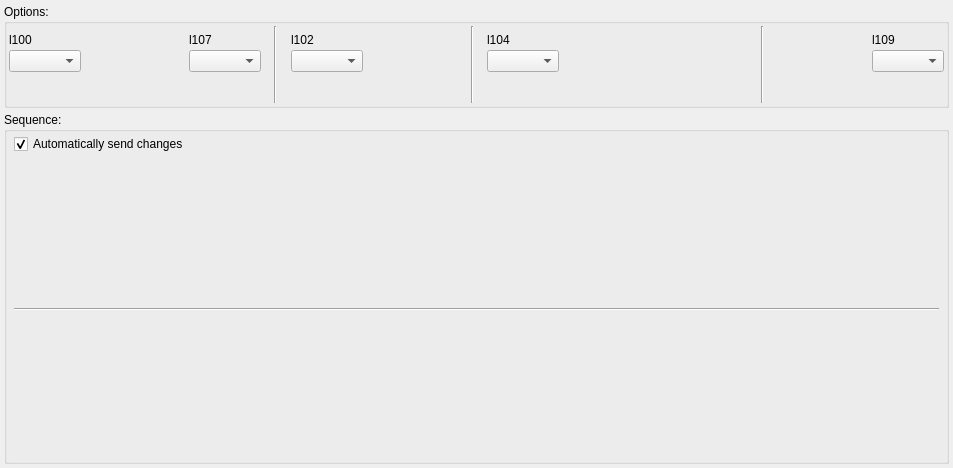
<?xml version="1.0" encoding="UTF-8"?>
<ui version="4.0">
 <class>SequenceEditor</class>
 <widget class="QDialog" name="SequenceEditor">
  <property name="geometry">
   <rect>
    <x>0</x>
    <y>0</y>
    <width>953</width>
    <height>468</height>
   </rect>
  </property>
  <property name="windowTitle">
   <string>Sequence Editor</string>
  </property>
  <layout class="QGridLayout" name="gridLayout">
   <property name="leftMargin">
    <number>4</number>
   </property>
   <property name="topMargin">
    <number>4</number>
   </property>
   <property name="rightMargin">
    <number>4</number>
   </property>
   <property name="bottomMargin">
    <number>4</number>
   </property>
   <property name="spacing">
    <number>4</number>
   </property>
   <item row="1" column="0">
    <widget class="QGroupBox" name="gOpt">
     <property name="sizePolicy">
      <sizepolicy hsizetype="Preferred" vsizetype="Preferred">
       <horstretch>0</horstretch>
       <verstretch>0</verstretch>
      </sizepolicy>
     </property>
     <property name="title">
      <string>Options:</string>
     </property>
     <layout class="QHBoxLayout" name="horizontalLayout">
      <property name="spacing">
       <number>2</number>
      </property>
      <property name="leftMargin">
       <number>2</number>
      </property>
      <property name="topMargin">
       <number>2</number>
      </property>
      <property name="rightMargin">
       <number>2</number>
      </property>
      <property name="bottomMargin">
       <number>2</number>
      </property>
      <item>
       <widget class="QWidget" name="w100" native="true">
        <property name="minimumSize">
         <size>
          <width>0</width>
          <height>71</height>
         </size>
        </property>
        <property name="maximumSize">
         <size>
          <width>16777215</width>
          <height>71</height>
         </size>
        </property>
        <layout class="QGridLayout" name="w100_gl">
         <property name="leftMargin">
          <number>0</number>
         </property>
         <property name="topMargin">
          <number>0</number>
         </property>
         <property name="rightMargin">
          <number>0</number>
         </property>
         <property name="bottomMargin">
          <number>0</number>
         </property>
         <property name="spacing">
          <number>0</number>
         </property>
         <item row="1" column="1">
          <widget class="QComboBox" name="c100">
           <property name="sizePolicy">
            <sizepolicy hsizetype="Expanding" vsizetype="Fixed">
             <horstretch>0</horstretch>
             <verstretch>0</verstretch>
            </sizepolicy>
           </property>
          </widget>
         </item>
         <item row="0" column="0" colspan="2">
          <widget class="QLabel" name="l100">
           <property name="minimumSize">
            <size>
             <width>0</width>
             <height>21</height>
            </size>
           </property>
           <property name="maximumSize">
            <size>
             <width>16777215</width>
             <height>21</height>
            </size>
           </property>
           <property name="text">
            <string>l100</string>
           </property>
          </widget>
         </item>
         <item row="2" column="1">
          <spacer name="verticalSpacer">
           <property name="orientation">
            <enum>Qt::Vertical</enum>
           </property>
           <property name="sizeHint" stdset="0">
            <size>
             <width>20</width>
             <height>40</height>
            </size>
           </property>
          </spacer>
         </item>
        </layout>
       </widget>
      </item>
      <item>
       <spacer name="horizontalSpacer">
        <property name="orientation">
         <enum>Qt::Horizontal</enum>
        </property>
        <property name="sizeHint" stdset="0">
         <size>
          <width>40</width>
          <height>20</height>
         </size>
        </property>
       </spacer>
      </item>
      <item>
       <widget class="ShruthiEditorDial" name="c101" native="true">
        <property name="minimumSize">
         <size>
          <width>81</width>
          <height>71</height>
         </size>
        </property>
        <property name="maximumSize">
         <size>
          <width>81</width>
          <height>71</height>
         </size>
        </property>
       </widget>
      </item>
      <item>
       <spacer name="horizontalSpacer_2">
        <property name="orientation">
         <enum>Qt::Horizontal</enum>
        </property>
        <property name="sizeHint" stdset="0">
         <size>
          <width>40</width>
          <height>20</height>
         </size>
        </property>
       </spacer>
      </item>
      <item>
       <widget class="QWidget" name="w107" native="true">
        <property name="minimumSize">
         <size>
          <width>0</width>
          <height>71</height>
         </size>
        </property>
        <property name="maximumSize">
         <size>
          <width>16777215</width>
          <height>71</height>
         </size>
        </property>
        <layout class="QGridLayout" name="w104_gl_2">
         <property name="leftMargin">
          <number>0</number>
         </property>
         <property name="topMargin">
          <number>0</number>
         </property>
         <property name="rightMargin">
          <number>0</number>
         </property>
         <property name="bottomMargin">
          <number>0</number>
         </property>
         <property name="spacing">
          <number>0</number>
         </property>
         <item row="1" column="1">
          <widget class="QComboBox" name="c107">
           <property name="sizePolicy">
            <sizepolicy hsizetype="Expanding" vsizetype="Fixed">
             <horstretch>0</horstretch>
             <verstretch>0</verstretch>
            </sizepolicy>
           </property>
          </widget>
         </item>
         <item row="2" column="1">
          <spacer name="verticalSpacer_4">
           <property name="orientation">
            <enum>Qt::Vertical</enum>
           </property>
           <property name="sizeHint" stdset="0">
            <size>
             <width>20</width>
             <height>40</height>
            </size>
           </property>
          </spacer>
         </item>
         <item row="0" column="0" colspan="2">
          <widget class="QLabel" name="l107">
           <property name="minimumSize">
            <size>
             <width>0</width>
             <height>21</height>
            </size>
           </property>
           <property name="maximumSize">
            <size>
             <width>16777215</width>
             <height>21</height>
            </size>
           </property>
           <property name="text">
            <string>l107</string>
           </property>
          </widget>
         </item>
        </layout>
       </widget>
      </item>
      <item>
       <spacer name="horizontalSpacer_13">
        <property name="orientation">
         <enum>Qt::Horizontal</enum>
        </property>
        <property name="sizeHint" stdset="0">
         <size>
          <width>40</width>
          <height>20</height>
         </size>
        </property>
       </spacer>
      </item>
      <item>
       <widget class="Line" name="line_2">
        <property name="orientation">
         <enum>Qt::Vertical</enum>
        </property>
       </widget>
      </item>
      <item>
       <spacer name="horizontalSpacer_10">
        <property name="orientation">
         <enum>Qt::Horizontal</enum>
        </property>
        <property name="sizeHint" stdset="0">
         <size>
          <width>40</width>
          <height>20</height>
         </size>
        </property>
       </spacer>
      </item>
      <item>
       <widget class="QWidget" name="w102" native="true">
        <property name="minimumSize">
         <size>
          <width>0</width>
          <height>71</height>
         </size>
        </property>
        <property name="maximumSize">
         <size>
          <width>16777215</width>
          <height>71</height>
         </size>
        </property>
        <layout class="QGridLayout" name="w102_gl">
         <property name="leftMargin">
          <number>0</number>
         </property>
         <property name="topMargin">
          <number>0</number>
         </property>
         <property name="rightMargin">
          <number>0</number>
         </property>
         <property name="bottomMargin">
          <number>0</number>
         </property>
         <property name="spacing">
          <number>0</number>
         </property>
         <item row="0" column="0" colspan="2">
          <widget class="QLabel" name="l102">
           <property name="minimumSize">
            <size>
             <width>0</width>
             <height>21</height>
            </size>
           </property>
           <property name="maximumSize">
            <size>
             <width>16777215</width>
             <height>21</height>
            </size>
           </property>
           <property name="text">
            <string>l102</string>
           </property>
          </widget>
         </item>
         <item row="1" column="1">
          <widget class="QComboBox" name="c102">
           <property name="sizePolicy">
            <sizepolicy hsizetype="Expanding" vsizetype="Fixed">
             <horstretch>0</horstretch>
             <verstretch>0</verstretch>
            </sizepolicy>
           </property>
          </widget>
         </item>
         <item row="2" column="1">
          <spacer name="verticalSpacer_2">
           <property name="orientation">
            <enum>Qt::Vertical</enum>
           </property>
           <property name="sizeHint" stdset="0">
            <size>
             <width>20</width>
             <height>40</height>
            </size>
           </property>
          </spacer>
         </item>
        </layout>
       </widget>
      </item>
      <item>
       <spacer name="horizontalSpacer_3">
        <property name="orientation">
         <enum>Qt::Horizontal</enum>
        </property>
        <property name="sizeHint" stdset="0">
         <size>
          <width>40</width>
          <height>20</height>
         </size>
        </property>
       </spacer>
      </item>
      <item>
       <widget class="ShruthiEditorDial" name="c103" native="true">
        <property name="minimumSize">
         <size>
          <width>81</width>
          <height>71</height>
         </size>
        </property>
        <property name="maximumSize">
         <size>
          <width>16777215</width>
          <height>71</height>
         </size>
        </property>
       </widget>
      </item>
      <item>
       <spacer name="horizontalSpacer_6">
        <property name="orientation">
         <enum>Qt::Horizontal</enum>
        </property>
        <property name="sizeHint" stdset="0">
         <size>
          <width>40</width>
          <height>20</height>
         </size>
        </property>
       </spacer>
      </item>
      <item>
       <widget class="Line" name="line_3">
        <property name="orientation">
         <enum>Qt::Vertical</enum>
        </property>
       </widget>
      </item>
      <item>
       <spacer name="horizontalSpacer_11">
        <property name="orientation">
         <enum>Qt::Horizontal</enum>
        </property>
        <property name="sizeHint" stdset="0">
         <size>
          <width>40</width>
          <height>20</height>
         </size>
        </property>
       </spacer>
      </item>
      <item>
       <widget class="QWidget" name="w104" native="true">
        <property name="minimumSize">
         <size>
          <width>0</width>
          <height>71</height>
         </size>
        </property>
        <property name="maximumSize">
         <size>
          <width>16777215</width>
          <height>71</height>
         </size>
        </property>
        <layout class="QGridLayout" name="w104_gl">
         <property name="leftMargin">
          <number>0</number>
         </property>
         <property name="topMargin">
          <number>0</number>
         </property>
         <property name="rightMargin">
          <number>0</number>
         </property>
         <property name="bottomMargin">
          <number>0</number>
         </property>
         <property name="spacing">
          <number>0</number>
         </property>
         <item row="0" column="0" colspan="2">
          <widget class="QLabel" name="l104">
           <property name="minimumSize">
            <size>
             <width>0</width>
             <height>21</height>
            </size>
           </property>
           <property name="maximumSize">
            <size>
             <width>16777215</width>
             <height>21</height>
            </size>
           </property>
           <property name="text">
            <string>l104</string>
           </property>
          </widget>
         </item>
         <item row="1" column="1">
          <widget class="QComboBox" name="c104">
           <property name="sizePolicy">
            <sizepolicy hsizetype="Expanding" vsizetype="Fixed">
             <horstretch>0</horstretch>
             <verstretch>0</verstretch>
            </sizepolicy>
           </property>
          </widget>
         </item>
         <item row="2" column="1">
          <spacer name="verticalSpacer_3">
           <property name="orientation">
            <enum>Qt::Vertical</enum>
           </property>
           <property name="sizeHint" stdset="0">
            <size>
             <width>20</width>
             <height>40</height>
            </size>
           </property>
          </spacer>
         </item>
        </layout>
       </widget>
      </item>
      <item>
       <spacer name="horizontalSpacer_5">
        <property name="orientation">
         <enum>Qt::Horizontal</enum>
        </property>
        <property name="sizeHint" stdset="0">
         <size>
          <width>40</width>
          <height>20</height>
         </size>
        </property>
       </spacer>
      </item>
      <item>
       <widget class="ShruthiEditorDial" name="c105" native="true">
        <property name="minimumSize">
         <size>
          <width>81</width>
          <height>71</height>
         </size>
        </property>
        <property name="maximumSize">
         <size>
          <width>16777215</width>
          <height>71</height>
         </size>
        </property>
       </widget>
      </item>
      <item>
       <spacer name="horizontalSpacer_4">
        <property name="orientation">
         <enum>Qt::Horizontal</enum>
        </property>
        <property name="sizeHint" stdset="0">
         <size>
          <width>40</width>
          <height>20</height>
         </size>
        </property>
       </spacer>
      </item>
      <item>
       <widget class="ShruthiEditorDial" name="c106" native="true">
        <property name="minimumSize">
         <size>
          <width>81</width>
          <height>71</height>
         </size>
        </property>
        <property name="maximumSize">
         <size>
          <width>16777215</width>
          <height>71</height>
         </size>
        </property>
       </widget>
      </item>
      <item>
       <spacer name="horizontalSpacer_7">
        <property name="orientation">
         <enum>Qt::Horizontal</enum>
        </property>
        <property name="sizeHint" stdset="0">
         <size>
          <width>40</width>
          <height>20</height>
         </size>
        </property>
       </spacer>
      </item>
      <item>
       <widget class="Line" name="line_4">
        <property name="orientation">
         <enum>Qt::Vertical</enum>
        </property>
       </widget>
      </item>
      <item>
       <spacer name="horizontalSpacer_8">
        <property name="orientation">
         <enum>Qt::Horizontal</enum>
        </property>
        <property name="sizeHint" stdset="0">
         <size>
          <width>40</width>
          <height>20</height>
         </size>
        </property>
       </spacer>
      </item>
      <item>
       <widget class="ShruthiEditorDial" name="c108" native="true">
        <property name="minimumSize">
         <size>
          <width>81</width>
          <height>71</height>
         </size>
        </property>
        <property name="maximumSize">
         <size>
          <width>16777215</width>
          <height>71</height>
         </size>
        </property>
       </widget>
      </item>
      <item>
       <spacer name="horizontalSpacer_9">
        <property name="orientation">
         <enum>Qt::Horizontal</enum>
        </property>
        <property name="sizeHint" stdset="0">
         <size>
          <width>40</width>
          <height>20</height>
         </size>
        </property>
       </spacer>
      </item>
      <item>
       <widget class="QWidget" name="w109" native="true">
        <property name="minimumSize">
         <size>
          <width>0</width>
          <height>71</height>
         </size>
        </property>
        <property name="maximumSize">
         <size>
          <width>16777215</width>
          <height>71</height>
         </size>
        </property>
        <layout class="QGridLayout" name="w104_gl_3">
         <property name="leftMargin">
          <number>0</number>
         </property>
         <property name="topMargin">
          <number>0</number>
         </property>
         <property name="rightMargin">
          <number>0</number>
         </property>
         <property name="bottomMargin">
          <number>0</number>
         </property>
         <property name="spacing">
          <number>0</number>
         </property>
         <item row="0" column="0" colspan="2">
          <widget class="QLabel" name="l109">
           <property name="minimumSize">
            <size>
             <width>0</width>
             <height>21</height>
            </size>
           </property>
           <property name="maximumSize">
            <size>
             <width>16777215</width>
             <height>21</height>
            </size>
           </property>
           <property name="text">
            <string>l109</string>
           </property>
          </widget>
         </item>
         <item row="1" column="1">
          <widget class="QComboBox" name="c109">
           <property name="sizePolicy">
            <sizepolicy hsizetype="Expanding" vsizetype="Fixed">
             <horstretch>0</horstretch>
             <verstretch>0</verstretch>
            </sizepolicy>
           </property>
          </widget>
         </item>
         <item row="2" column="1">
          <spacer name="verticalSpacer_5">
           <property name="orientation">
            <enum>Qt::Vertical</enum>
           </property>
           <property name="sizeHint" stdset="0">
            <size>
             <width>20</width>
             <height>40</height>
            </size>
           </property>
          </spacer>
         </item>
        </layout>
       </widget>
      </item>
     </layout>
    </widget>
   </item>
   <item row="2" column="0">
    <widget class="QGroupBox" name="gSeq">
     <property name="title">
      <string>Sequence:</string>
     </property>
     <property name="flat">
      <bool>false</bool>
     </property>
     <layout class="QGridLayout" name="gSeq_gl">
      <property name="leftMargin">
       <number>2</number>
      </property>
      <property name="topMargin">
       <number>2</number>
      </property>
      <property name="rightMargin">
       <number>2</number>
      </property>
      <property name="bottomMargin">
       <number>2</number>
      </property>
      <property name="spacing">
       <number>6</number>
      </property>
      <item row="4" column="1">
       <widget class="SequenceStep" name="s9" native="true">
        <property name="minimumSize">
         <size>
          <width>106</width>
          <height>142</height>
         </size>
        </property>
        <property name="maximumSize">
         <size>
          <width>106</width>
          <height>142</height>
         </size>
        </property>
       </widget>
      </item>
      <item row="1" column="7">
       <widget class="SequenceStep" name="s7" native="true">
        <property name="minimumSize">
         <size>
          <width>106</width>
          <height>142</height>
         </size>
        </property>
        <property name="maximumSize">
         <size>
          <width>106</width>
          <height>142</height>
         </size>
        </property>
       </widget>
      </item>
      <item row="1" column="6">
       <widget class="SequenceStep" name="s6" native="true">
        <property name="minimumSize">
         <size>
          <width>106</width>
          <height>142</height>
         </size>
        </property>
        <property name="maximumSize">
         <size>
          <width>106</width>
          <height>142</height>
         </size>
        </property>
       </widget>
      </item>
      <item row="4" column="4">
       <widget class="SequenceStep" name="s12" native="true">
        <property name="minimumSize">
         <size>
          <width>106</width>
          <height>142</height>
         </size>
        </property>
        <property name="maximumSize">
         <size>
          <width>106</width>
          <height>142</height>
         </size>
        </property>
       </widget>
      </item>
      <item row="4" column="3">
       <widget class="SequenceStep" name="s11" native="true">
        <property name="minimumSize">
         <size>
          <width>106</width>
          <height>142</height>
         </size>
        </property>
        <property name="maximumSize">
         <size>
          <width>106</width>
          <height>142</height>
         </size>
        </property>
       </widget>
      </item>
      <item row="3" column="0" colspan="8">
       <widget class="Line" name="line">
        <property name="orientation">
         <enum>Qt::Horizontal</enum>
        </property>
       </widget>
      </item>
      <item row="1" column="0">
       <widget class="SequenceStep" name="s0" native="true">
        <property name="minimumSize">
         <size>
          <width>106</width>
          <height>142</height>
         </size>
        </property>
        <property name="maximumSize">
         <size>
          <width>106</width>
          <height>142</height>
         </size>
        </property>
       </widget>
      </item>
      <item row="4" column="7">
       <widget class="SequenceStep" name="s15" native="true">
        <property name="minimumSize">
         <size>
          <width>106</width>
          <height>142</height>
         </size>
        </property>
        <property name="maximumSize">
         <size>
          <width>106</width>
          <height>142</height>
         </size>
        </property>
       </widget>
      </item>
      <item row="1" column="2">
       <widget class="SequenceStep" name="s2" native="true">
        <property name="minimumSize">
         <size>
          <width>106</width>
          <height>142</height>
         </size>
        </property>
        <property name="maximumSize">
         <size>
          <width>106</width>
          <height>142</height>
         </size>
        </property>
       </widget>
      </item>
      <item row="4" column="6">
       <widget class="SequenceStep" name="s14" native="true">
        <property name="minimumSize">
         <size>
          <width>106</width>
          <height>142</height>
         </size>
        </property>
        <property name="maximumSize">
         <size>
          <width>106</width>
          <height>142</height>
         </size>
        </property>
       </widget>
      </item>
      <item row="4" column="5">
       <widget class="SequenceStep" name="s13" native="true">
        <property name="minimumSize">
         <size>
          <width>106</width>
          <height>142</height>
         </size>
        </property>
        <property name="maximumSize">
         <size>
          <width>106</width>
          <height>142</height>
         </size>
        </property>
       </widget>
      </item>
      <item row="1" column="1">
       <widget class="SequenceStep" name="s1" native="true">
        <property name="minimumSize">
         <size>
          <width>106</width>
          <height>142</height>
         </size>
        </property>
        <property name="maximumSize">
         <size>
          <width>106</width>
          <height>142</height>
         </size>
        </property>
       </widget>
      </item>
      <item row="0" column="0" colspan="2">
       <widget class="QCheckBox" name="autoSendSequence">
        <property name="text">
         <string>Automatically send changes</string>
        </property>
        <property name="checked">
         <bool>true</bool>
        </property>
       </widget>
      </item>
      <item row="4" column="2">
       <widget class="SequenceStep" name="s10" native="true">
        <property name="minimumSize">
         <size>
          <width>106</width>
          <height>142</height>
         </size>
        </property>
        <property name="maximumSize">
         <size>
          <width>106</width>
          <height>142</height>
         </size>
        </property>
       </widget>
      </item>
      <item row="1" column="4">
       <widget class="SequenceStep" name="s4" native="true">
        <property name="minimumSize">
         <size>
          <width>106</width>
          <height>142</height>
         </size>
        </property>
        <property name="maximumSize">
         <size>
          <width>106</width>
          <height>142</height>
         </size>
        </property>
       </widget>
      </item>
      <item row="1" column="5">
       <widget class="SequenceStep" name="s5" native="true">
        <property name="minimumSize">
         <size>
          <width>106</width>
          <height>142</height>
         </size>
        </property>
        <property name="maximumSize">
         <size>
          <width>106</width>
          <height>142</height>
         </size>
        </property>
       </widget>
      </item>
      <item row="4" column="0">
       <widget class="SequenceStep" name="s8" native="true">
        <property name="minimumSize">
         <size>
          <width>106</width>
          <height>142</height>
         </size>
        </property>
        <property name="maximumSize">
         <size>
          <width>106</width>
          <height>142</height>
         </size>
        </property>
       </widget>
      </item>
      <item row="1" column="3">
       <widget class="SequenceStep" name="s3" native="true">
        <property name="minimumSize">
         <size>
          <width>106</width>
          <height>142</height>
         </size>
        </property>
        <property name="maximumSize">
         <size>
          <width>106</width>
          <height>142</height>
         </size>
        </property>
       </widget>
      </item>
     </layout>
    </widget>
   </item>
  </layout>
 </widget>
 <layoutdefault spacing="6" margin="11"/>
 <customwidgets>
  <customwidget>
   <class>ShruthiEditorDial</class>
   <extends>QWidget</extends>
   <header>ui/shruthi_editor_dial.h</header>
   <container>1</container>
  </customwidget>
  <customwidget>
   <class>SequenceStep</class>
   <extends>QWidget</extends>
   <header>ui/sequence_step.h</header>
   <container>1</container>
  </customwidget>
 </customwidgets>
 <resources/>
 <connections/>
</ui>
